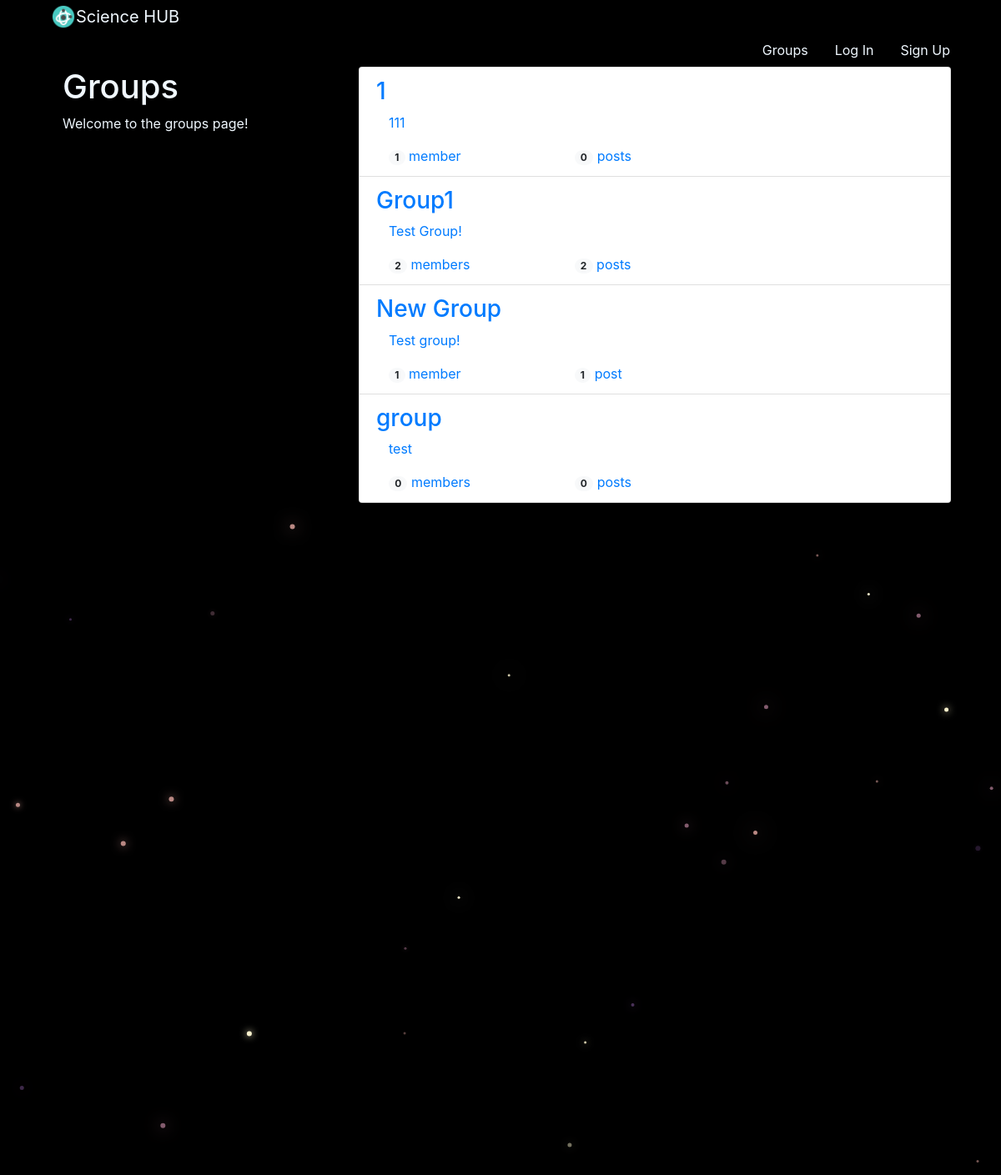
The app's page /groups/ with its own data.
### groups/models.py (models this page shows, shortened)
class Group(models.Model):
    name = models.CharField(max_length=264,unique=True)
    slug = models.SlugField(allow_unicode=True,unique=True)
    description = models.TextField(blank=True,default="")
    description_html = models.TextField(editable=False,default="",blank=True)
    members = models.ManyToManyField(User,through="GroupMember")
    class Meta:
        ordering = ['name']

### groups/views.py (the view)
# urls.py: path('',views.ListGroup.as_view(),name='all'),
class ListGroup(generic.ListView):
    model = Group

### groups/templates/groups/group_list.html (shortened to what this page needs)
{% extends 'groups/group_base.html' %}
{% block pregroup %}
<div class="col-md-4">
    <div class="container">
        <h1>Groups</h1>
        <p>Welcome to the groups page!</p>
    </div>
</div>
{% endblock %}
{% block group_content %}
<div class="col-md-8">
    <div class="list-group">
        {% for group in object_list %}
        <a class="list-group-item" href="{% url 'groups:single' slug=group.slug %}">
            <h3 class="title list-group-item-heading">{{ group.name }}</h3>
            <div class="list-group-item-text container-fluid">{{ group.description_html|safe }}
                <div class="row">
                    <div class="col-md-4">
                        <span class="badge badge-pill badge-light">{{ group.members.count }}</span>
                        member{{group.members.count|pluralize}}
                    </div>
                    <div class="col-md-4">
                        <span class="badge badge-pill badge-light">{{ group.posts.count }}</span>
                        post{{group.posts.count|pluralize}}
                    </div>
                </div>
            </div>
        </a>
        {% endfor %}
    </div>
</div>
{% endblock %}

### static/simplesocial/css/base.css (style rules this page uses)
body { height: 100%; width: 100%; overflow: hidden; background: black; margin: 0; color:aliceblue }

### records on screen
Group: name "1", description_html "111", members.count "1", posts.count "0"
Group: name "Group1", description_html "Test Group!", members.count "2", posts.count "2"
Group: name "New Group", description_html "Test group!", members.count "1", posts.count "1"
Group: name "group", description_html "test", members.count "0", posts.count "0"
